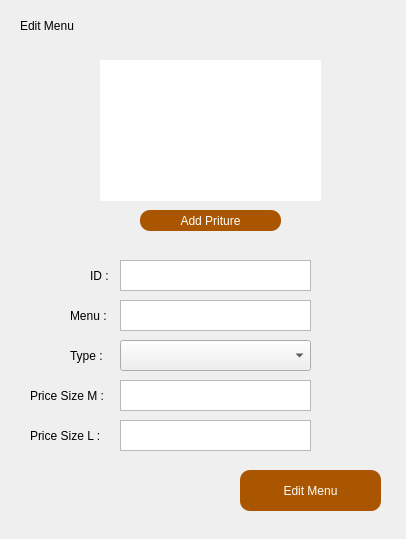
<?xml version="1.0" encoding="UTF-8"?>
<ui version="4.0">
 <class>Manager</class>
 <widget class="QDialog" name="Manager">
  <property name="windowModality">
   <enum>Qt::NonModal</enum>
  </property>
  <property name="enabled">
   <bool>true</bool>
  </property>
  <property name="geometry">
   <rect>
    <x>0</x>
    <y>0</y>
    <width>406</width>
    <height>539</height>
   </rect>
  </property>
  <property name="sizePolicy">
   <sizepolicy hsizetype="Preferred" vsizetype="Preferred">
    <horstretch>0</horstretch>
    <verstretch>0</verstretch>
   </sizepolicy>
  </property>
  <property name="minimumSize">
   <size>
    <width>1</width>
    <height>1</height>
   </size>
  </property>
  <property name="maximumSize">
   <size>
    <width>800</width>
    <height>600</height>
   </size>
  </property>
  <property name="focusPolicy">
   <enum>Qt::NoFocus</enum>
  </property>
  <property name="windowTitle">
   <string>Manager</string>
  </property>
  <property name="windowIcon">
   <iconset>
    <normaloff>Pictures/icon.png</normaloff>Pictures/icon.png</iconset>
  </property>
  <property name="toolTip">
   <string/>
  </property>
  <property name="styleSheet">
   <string notr="true"/>
  </property>
  <property name="modal">
   <bool>false</bool>
  </property>
  <widget class="QPushButton" name="butAddmenu">
   <property name="geometry">
    <rect>
     <x>240</x>
     <y>470</y>
     <width>141</width>
     <height>41</height>
    </rect>
   </property>
   <property name="styleSheet">
    <string notr="true">border-radius: 10px;
background-color: rgb(170, 85, 0);
color: white;</string>
   </property>
   <property name="text">
    <string>Edit Menu</string>
   </property>
  </widget>
  <widget class="QLabel" name="label_3">
   <property name="geometry">
    <rect>
     <x>20</x>
     <y>10</y>
     <width>341</width>
     <height>31</height>
    </rect>
   </property>
   <property name="styleSheet">
    <string notr="true">font: 16pt &quot;MS Shell Dlg 2&quot;;
color: rgb(0, 0, 0);</string>
   </property>
   <property name="text">
    <string>Edit Menu</string>
   </property>
  </widget>
  <widget class="QLabel" name="lblPicture">
   <property name="geometry">
    <rect>
     <x>100</x>
     <y>60</y>
     <width>221</width>
     <height>141</height>
    </rect>
   </property>
   <property name="styleSheet">
    <string notr="true">background-color: rgb(255, 255, 255);</string>
   </property>
   <property name="text">
    <string/>
   </property>
  </widget>
  <widget class="QPushButton" name="butAddpriture">
   <property name="geometry">
    <rect>
     <x>140</x>
     <y>210</y>
     <width>141</width>
     <height>21</height>
    </rect>
   </property>
   <property name="styleSheet">
    <string notr="true">border-radius: 10px;
background-color: rgb(170, 85, 0);
color: white;</string>
   </property>
   <property name="text">
    <string>Add Priture</string>
   </property>
  </widget>
  <widget class="QLabel" name="label_7">
   <property name="geometry">
    <rect>
     <x>30</x>
     <y>380</y>
     <width>81</width>
     <height>31</height>
    </rect>
   </property>
   <property name="styleSheet">
    <string notr="true">font: 75 10pt &quot;MS Shell Dlg 2&quot;;
</string>
   </property>
   <property name="text">
    <string>Price Size M :</string>
   </property>
  </widget>
  <widget class="QLabel" name="lblDescition_2">
   <property name="geometry">
    <rect>
     <x>70</x>
     <y>300</y>
     <width>41</width>
     <height>31</height>
    </rect>
   </property>
   <property name="styleSheet">
    <string notr="true">font: 75 10pt &quot;MS Shell Dlg 2&quot;;
</string>
   </property>
   <property name="text">
    <string>Menu :</string>
   </property>
  </widget>
  <widget class="QTextEdit" name="txtPizza">
   <property name="geometry">
    <rect>
     <x>120</x>
     <y>300</y>
     <width>191</width>
     <height>31</height>
    </rect>
   </property>
  </widget>
  <widget class="QTextEdit" name="txtPrice_M">
   <property name="geometry">
    <rect>
     <x>120</x>
     <y>380</y>
     <width>191</width>
     <height>31</height>
    </rect>
   </property>
  </widget>
  <widget class="QLabel" name="label_8">
   <property name="geometry">
    <rect>
     <x>30</x>
     <y>420</y>
     <width>81</width>
     <height>31</height>
    </rect>
   </property>
   <property name="styleSheet">
    <string notr="true">font: 75 10pt &quot;MS Shell Dlg 2&quot;;
</string>
   </property>
   <property name="text">
    <string>Price Size L :</string>
   </property>
  </widget>
  <widget class="QTextEdit" name="txtPrice_L">
   <property name="geometry">
    <rect>
     <x>120</x>
     <y>420</y>
     <width>191</width>
     <height>31</height>
    </rect>
   </property>
  </widget>
  <widget class="QLabel" name="lblDescition_3">
   <property name="geometry">
    <rect>
     <x>70</x>
     <y>340</y>
     <width>41</width>
     <height>31</height>
    </rect>
   </property>
   <property name="styleSheet">
    <string notr="true">font: 75 10pt &quot;MS Shell Dlg 2&quot;;
</string>
   </property>
   <property name="text">
    <string>Type :</string>
   </property>
  </widget>
  <widget class="QComboBox" name="comboBox">
   <property name="geometry">
    <rect>
     <x>120</x>
     <y>340</y>
     <width>191</width>
     <height>31</height>
    </rect>
   </property>
  </widget>
  <widget class="QLabel" name="lblDescition_4">
   <property name="geometry">
    <rect>
     <x>90</x>
     <y>260</y>
     <width>21</width>
     <height>31</height>
    </rect>
   </property>
   <property name="styleSheet">
    <string notr="true">font: 75 10pt &quot;MS Shell Dlg 2&quot;;
</string>
   </property>
   <property name="text">
    <string>ID :</string>
   </property>
  </widget>
  <widget class="QTextEdit" name="txtPizza_2">
   <property name="geometry">
    <rect>
     <x>120</x>
     <y>260</y>
     <width>191</width>
     <height>31</height>
    </rect>
   </property>
  </widget>
 </widget>
 <resources/>
 <connections/>
</ui>
